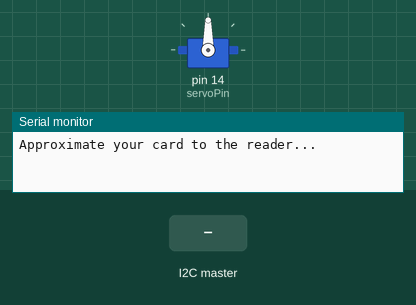
Bench run of a sketch on a simulated Arduino Uno, built with avr-gcc and run on an emulated ATmega328P. Parts: servo, the last lines printed to the serial monitor. The test bench sets the inputs (shaded band).

Above: at 1.2 s.
1.3 s: the I2C master sends "K"
At 2.4 s:
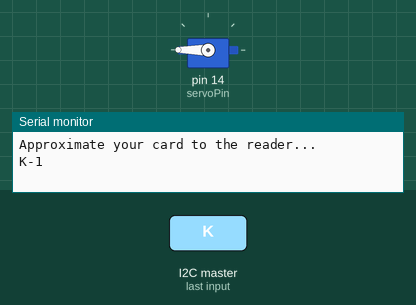
2.8 s: the I2C master sends "B"
At 3.7 s:
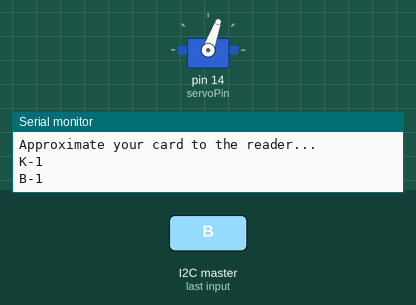
4.3 s: the I2C master sends "R"
At 4.9 s:
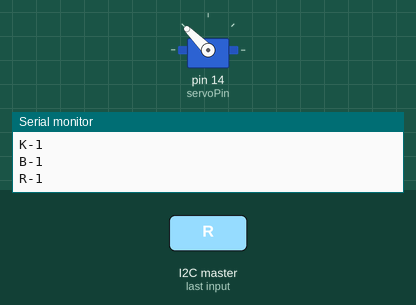
Timing chart, 0 to 7.3 s (numbered marks = the images above; inputs shaded):
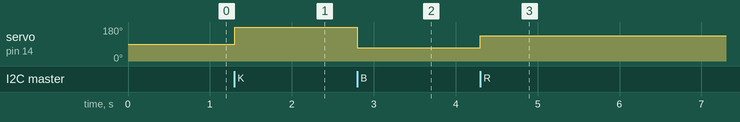

The sketch:

RFID_example.ino
```cpp
/*
 *
 * All the resources for this project: https://www.hackster.io/Aritro
 * Modified by Aritro Mukherjee
 *
 * https://create.arduino.cc/projecthub/Aritro/security-access-using-rfid-reader-f7c746
 */
 //This is for the 2 side program

#include <SPI.h>
#include <MFRC522.h>
#include <Wire.h>

#include <Servo.h>
int servoPin = 14;
Servo servo1;
#define pointAtBedroom 70
#define pointAtBathroom 135
#define pointAtKitchen 180

#define SS_PIN 10
#define RST_PIN 9
#define OUT 4
#define OUT2 5
MFRC522 mfrc522(SS_PIN, RST_PIN);   // Create MFRC522 instance.

 void receiveEvent(int howMany) {
    char c = Wire.read(); // receive byte as a character
    Serial.print(c);         // print the character
    if(c == 'K'){
      servo1.write(pointAtKitchen);
    }
    else if(c == 'B'){
      servo1.write(pointAtBedroom);

    }
        else if(c == 'R'){
      servo1.write(pointAtBathroom);

    }

  int x = Wire.read();    // receive byte as an integer
  Serial.println(x);         // print the integer
}

void setup()
{
  //  Wire.begin(); // join i2c bus (address optional for master)
      Wire.begin(8);                // join i2c bus with address #8
          Wire.onReceive(receiveEvent); // register event

  Serial.begin(9600);   // Initiate a serial communication
  SPI.begin();      // Initiate  SPI bus
  mfrc522.PCD_Init();   // Initiate MFRC522
  Serial.println("Approximate your card to the reader...");
  Serial.println();
//  pinMode(servoSignal, INPUT);
  servo1.attach(servoPin);


}
void loop()
{


  //delay(1000);
    digitalWrite(OUT, LOW);
        digitalWrite(OUT2, LOW);
//  Serial.println(analogRead(servoSignal));
//  if(analogRead(servoSignal) == pointAtBedroom){
//     servo1.write(pointAtBedroom);
//  }
//  else if(analogRead(servoSignal) == pointAtBathroom){
//         servo1.write(pointAtBathroom);
//  }
//
//    else if(analogRead(servoSignal) == pointAtKitchen){
//         servo1.write(pointAtKitchen);
//  }

  //Serial.println(digitalRead(OUT));
  // Look for new cards
  if ( ! mfrc522.PICC_IsNewCardPresent())
  {
    return;
  }
  // Select one of the cards
  if ( ! mfrc522.PICC_ReadCardSerial())
  {
    return;
  }
  //Show UID on serial monitor
  Serial.print("UID tag :");
  String content= "";
  byte letter;
  for (byte i = 0; i < mfrc522.uid.size; i++)
  {
     Serial.print(mfrc522.uid.uidByte[i] < 0x10 ? " 0" : " ");
     Serial.print(mfrc522.uid.uidByte[i], HEX);
     content.concat(String(mfrc522.uid.uidByte[i] < 0x10 ? " 0" : " "));
     content.concat(String(mfrc522.uid.uidByte[i], HEX));
  }
  Serial.println();
  Serial.print("Message : ");
  content.toUpperCase();
      digitalWrite(OUT, LOW);
        digitalWrite(OUT2, LOW);
  if (content.substring(1) == "FA 13 FB 29") //change here the UID of the card/cards that you want to give access
  {
    digitalWrite(OUT, HIGH);
        digitalWrite(OUT2, HIGH);


    Serial.println("Authorized access");
    Serial.println();
    delay(1000);
   // digitalWrite(OUT,LOW);
  }

 else   {
    digitalWrite(OUT, LOW);
    digitalWrite(OUT2, LOW);
    Serial.println(" Access denied");
   // delay(3000);
  }
}
```

Measured:
- after the input at 1.3 s, servo on pin 14 (servoPin): 90° → 180° at once
- after the input at 2.8 s, servo on pin 14 (servoPin): 180° → 70° at once
- after the input at 4.3 s, servo on pin 14 (servoPin): 70° → 135° at once
